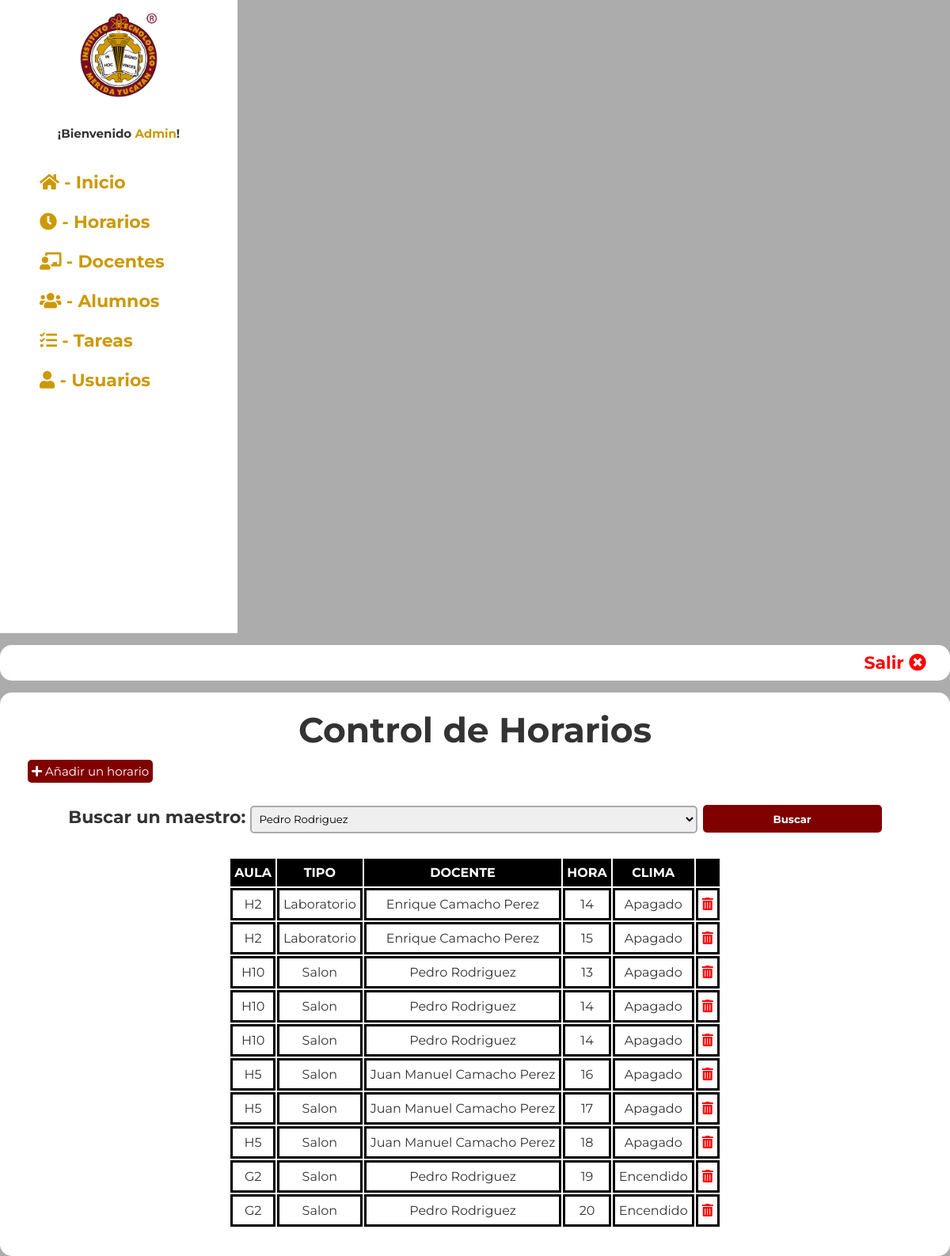
/admin/salones.php?busca_docente=Pedro (signed in), run on the app's committed database.
### tables this page shows
CREATE TABLE `lunes` (
  `id` int(5) NOT NULL,
  `aula` int(5) DEFAULT NULL,
  `maestro` int(5) DEFAULT NULL,
  `clima` varchar(255) DEFAULT NULL,
  `hora` int(11) DEFAULT NULL
);

CREATE TABLE `aulas` (
  `id_aula` int(5) NOT NULL,
  `aula` varchar(5) DEFAULT NULL,
  `tipo` varchar(50) DEFAULT NULL,
  `estado` varchar(255) DEFAULT NULL
);

CREATE TABLE `docentes` (
  `id_docente` int(5) NOT NULL,
  `nombres` varchar(255) DEFAULT NULL,
  `apellidos` varchar(255) DEFAULT NULL,
  `jefatura` varchar(255) DEFAULT NULL
);

### admin/salones.php (the view, shortened to what this page needs)
<!DOCTYPE html>
<html lang="en">
<head>
    <link rel="stylesheet" href="https://cdnjs.cloudflare.com/ajax/libs/font-awesome/5.15.4/css/all.min.css"/>
    <link rel="stylesheet" href="styles.css"/>
</head>
<body class="panel">
    <div class="contenedor">
        <?php include "menu_panel.php"?>
        <div class="cont_panel">
            <div class="header_panel">
                <a href="salir.php">Salir <i class="fas fa-times-circle"></i></a>
            </div>
            <div class="info_panel">
                <h1>Control de Horarios</h1>
                <br>
                <div class="cont_info">
                <a href="crear_horario.php" class="btn"><i class="fas fa-plus"></i> Añadir un horario</a><br><br>
                <form class="buscar" action="" method="get">
                    <label for="" class="bs_docente">Buscar un maestro:</label>
                    <select name="busca_docente" class="bs_docentes">
                        <?php require "conexion.php";
                        $variable_maestros = $_GET['busca_docente'];
                        $todos_maestros = "SELECT * FROM docentes ORDER BY id_docente ASC";
                        $resultado_maestros = mysqli_query($conectar, $todos_maestros);
                        while ($fila_maestros = mysqli_fetch_assoc($resultado_maestros)){
                        ?>
                            <option value="<?php echo $fila_maestros['nombres']; ?>" class="bs_docentes"
                            <?php  if ($fila_maestros["nombres"] == $variable_maestros){
                                        echo "selected";
                                }?>><?php echo $fila_maestros['nombres']; ?> <?php echo $fila_maestros['apellidos']; ?></option>
                        <?php }?>
                    </select>
                    <button type="submit" name="buscar">Buscar</button>
                </form><br>
                <table class="tablaspanel">
                        <tr>
                            <th>AULA</th>
                            <th>TIPO</th>
                            <th>DOCENTE</th>
                            <th>HORA</th>
                            <th>CLIMA</th>
                            <th colspan="2"></th>
                        </tr>
                        <?php date_default_timezone_set('America/Mexico_City');
                            $dia_semana_ingles = array(
                                'Monday' => 'lunes',
                                'Tuesday' => 'martes',
                                'Wednesday' => 'miercoles',
                                'Thursday' => 'jueves',
                                'Friday' => 'viernes',
                                'Saturday' => 'sabado',
                                'Sunday' => 'domingo'
                            );
                            $dia_semana = $dia_semana_ingles[date("l")];
                            ?>
                        <?php require "conexion.php";
                        if (isset($_GET['buscar']) and $_GET['busca_docente']) {
                            $maestro = $_GET['busca_docente'];
                            $todos_datos = "SELECT * FROM $dia_semana
                            INNER JOIN aulas ON $dia_semana.aula = aulas.id_aula
                            INNER JOIN docentes ON $dia_semana.maestro = docentes.id_docente
                            WHERE nombres LIKE '%$maestro%'";
                        } else {
                            $todos_datos = "SELECT * FROM $dia_semana
                            INNER JOIN aulas ON $dia_semana.aula = aulas.id_aula
                            INNER JOIN docentes ON $dia_semana.maestro = docentes.id_docente";
                        }
                        $resultado = mysqli_query($conectar, $todos_datos);
                        while ($fila = mysqli_fetch_assoc($resultado)){
                        ?>
                            <tr>
                                <td>
                                    <?php echo $fila['aula']; ?>
                                </td>
                                <td><?php echo $fila['tipo']; ?></td>
                                <td><?php echo $fila['nombres']; ?> <?php echo $fila['apellidos']; ?></td>
                                <td><?php echo $fila['hora']; ?></td>
                                <td><?php echo $fila['clima']; ?></td>
                                <td><a class="eliminar" href="#" onClick="validar('eliminar_aula.php?id=<?php echo $fila['id_aula']; ?>')"><i class="fas fa-trash-alt"></i></a></td>
                            </tr>
                        <?php }?>
                    </table>
                </div>
            </div>
        </div>
    </div>
</body>
</html>

### admin/styles.css (style rules this page uses)
* { margin: 0; padding: 0; box-sizing: border-box; font-family: 'Montserrat', sans-serif; }
:root { --color1: #800000; --color2: #c90; --color3: #999999; }
body { padding: 50px; font-family: Arial, Helvetica, sans-serif; font-size: 22px; line-height:25px; color: #333; margin: auto; }
.campos form input, button, select, textarea { width: 100%; height: 35px; margin: 5px 0; padding: 5px; color: #000000; border-radius: 5px; border: #ababab 2px solid; }
.btn { background-color: var(--color1); color: white; border: none; text-decoration: none; padding: 5px; border-radius: 5px; font-size: 15px; }
.header_panel { text-align: right; background-color: white; border-radius: 15px; padding: 10px; }
.header_panel a { color: red; font-weight: bold; text-decoration: none; margin-right: 20px; }
.panel { padding: 0; background-color: #acacac; }
.cont_panel { width: 1200px; margin-top: 15px; vertical-align: top; display: inline-block; }
.info_panel { text-align: center; padding: 35px; background-color: white; border-radius: 15px; margin-top: 15px; }
.cont_info { text-align: left; }
.tablaspanel { margin: auto; font-size: 16px; text-align: center; }
.tablaspanel td { border: black 3px solid; padding: 5px; }
.tablaspanel th { background-color: black; color: #fff; padding: 5px; }
.eliminar { color: red; }
.bs_docentes { width: 50%; }
.buscar { text-align: center; font-weight: bold; }
.buscar button { width: 20%; background-color: var(--color1); color: white; font-weight: bold; border: none; }

### data on the page
lunes: aula.aula "H2", aula.tipo "Laboratorio", maestro.nombres "Enrique", maestro.apellidos "Camacho Perez", hora "14", clima "Apagado"
lunes: aula.aula "H2", aula.tipo "Laboratorio", maestro.nombres "Enrique", maestro.apellidos "Camacho Perez", hora "15", clima "Apagado"
lunes: aula.aula "H10", aula.tipo "Salon", maestro.nombres "Pedro", maestro.apellidos "Rodriguez", hora "13", clima "Apagado"
lunes: aula.aula "H10", aula.tipo "Salon", maestro.nombres "Pedro", maestro.apellidos "Rodriguez", hora "14", clima "Apagado"
lunes: aula.aula "H10", aula.tipo "Salon", maestro.nombres "Pedro", maestro.apellidos "Rodriguez", hora "14", clima "Apagado"
lunes: aula.aula "H5", aula.tipo "Salon", maestro.nombres "Juan Manuel", maestro.apellidos "Camacho Perez", hora "16", clima "Apagado"
lunes: aula.aula "H5", aula.tipo "Salon", maestro.nombres "Juan Manuel", maestro.apellidos "Camacho Perez", hora "17", clima "Apagado"
lunes: aula.aula "H5", aula.tipo "Salon", maestro.nombres "Juan Manuel", maestro.apellidos "Camacho Perez", hora "18", clima "Apagado"
lunes: aula.aula "G2", aula.tipo "Salon", maestro.nombres "Pedro", maestro.apellidos "Rodriguez", hora "19", clima "Encendido"
lunes: aula.aula "G2", aula.tipo "Salon", maestro.nombres "Pedro", maestro.apellidos "Rodriguez", hora "20", clima "Encendido"

### other printed values
$usuario "Admin"
form field busca_docente "Pedro Rodriguez"
